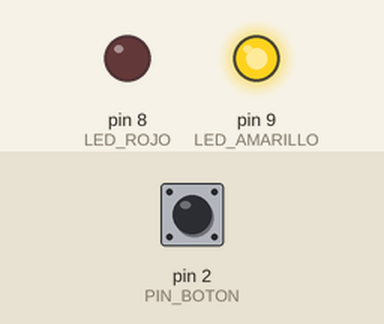
This sketch was run on a simulated Arduino Uno, built with avr-gcc and run on an emulated ATmega328P. Shown: output pins drawn as LEDs (lit = HIGH). The test bench sets the inputs (shaded band); at power-on: pin 2 (PIN_BOTON) HIGH.

Above: at 1.2 s.
1.3 s: pin 2 (PIN_BOTON) pulled LOW for 0.15 s
At 1.37 s:
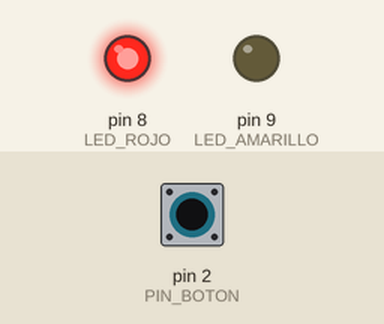
2.9 s: pin 2 (PIN_BOTON) pulled LOW for 3.2 s
At 6.6 s:
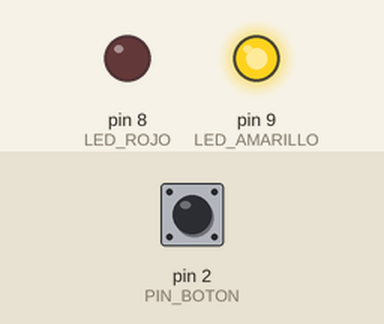
Timing chart, 0 to 8.1 s (numbered marks = the images above; inputs shaded):
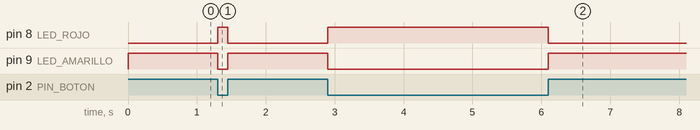

Measured:
- after the input at 1.3 s, pin 8 (LED_ROJO): LOW → HIGH at once, → LOW 0.15 s later; pin 9 (LED_AMARILLO): HIGH → LOW at once, → HIGH 0.15 s later
- after the input at 2.9 s, pin 8 (LED_ROJO): LOW → HIGH at once, → LOW 3.2 s later; pin 9 (LED_AMARILLO): HIGH → LOW at once, → HIGH 3.2 s later

The sketch:

P05_dos_led_opuestos.ino
```cpp
/*
  P05 · Reto: dos LED opuestos (solución del instructor)           Sesión 3
  ------------------------------------------------------------------
  Qué hace: mientras presionas el botón se enciende el LED rojo y se apaga el amarillo;
  al soltarlo, al revés. Siempre hay uno encendido y el otro apagado.

  Conexiones: las mismas de P05 (el semáforo de P04 sigue armado; el verde no se usa).
    LED rojo      pin 8  (con su resistencia de 220 ohm)
    LED amarillo  pin 9  (con su resistencia de 220 ohm)
    Botón         pin 2 y GND, en patas opuestas (en diagonal)

  Idea clave: un solo if/else decide qué hacen los DOS LED; los dos digitalWrite de cada
  rama van juntos, así nunca quedan los dos encendidos o los dos apagados.
*/

const int PIN_BOTON = 2;
const int LED_ROJO = 8;
const int LED_AMARILLO = 9;

void setup() {
  pinMode(PIN_BOTON, INPUT_PULLUP);   // entrada con resistencia interna a +5 V
  pinMode(LED_ROJO, OUTPUT);
  pinMode(LED_AMARILLO, OUTPUT);
}

void loop() {
  if (digitalRead(PIN_BOTON) == LOW) {   // presionado
    digitalWrite(LED_ROJO, HIGH);
    digitalWrite(LED_AMARILLO, LOW);
  } else {                               // suelto
    digitalWrite(LED_ROJO, LOW);
    digitalWrite(LED_AMARILLO, HIGH);
  }
}
```
